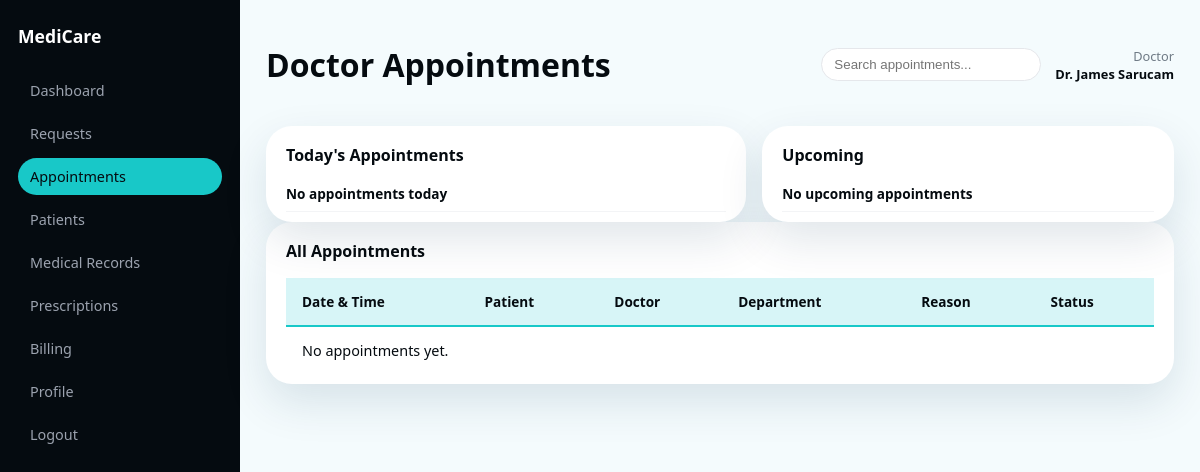
/medicare-clinic/index.php?page=staff-appointments (signed in), run on an earlier commit of the app's database.
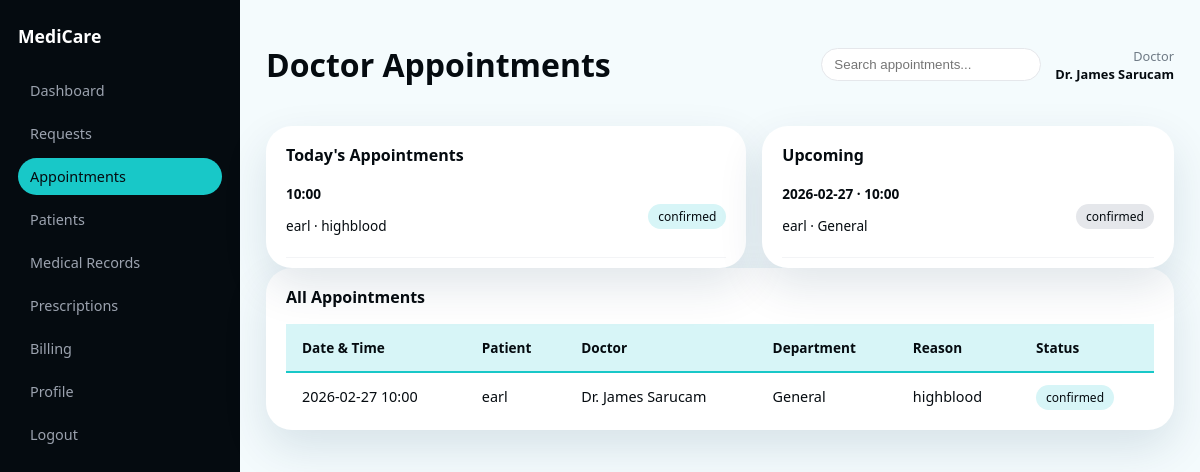
And on a later commit of the database.
### tables this page shows
CREATE TABLE appointments (
            id INTEGER PRIMARY KEY AUTOINCREMENT,
            patient_id INTEGER NOT NULL,
            doctor_id INTEGER NOT NULL,
            appointment_date TEXT NOT NULL,
            appointment_time TEXT NOT NULL,
            reason TEXT,
            department TEXT,
            status TEXT DEFAULT 'pending',
            created_at TEXT DEFAULT CURRENT_TIMESTAMP,
            FOREIGN KEY (patient_id) REFERENCES users(id),
            FOREIGN KEY (doctor_id) REFERENCES users(id)
        );

### medicare-clinic/config/auth.php (called while the page is built, shortened)
<?php
function current_user()
{
    return $_SESSION['user'] ?? null;
}
function current_role(): ?string
{
    $user = current_user();
    return $user['role'] ?? null;
}

### medicare-clinic/app/views/layouts/staff_sidebar.php (called while the page is built, shortened)
<?php
function render_staff_sidebar(): string
{
    $rawRole = current_role() ?? 'staff';
    $role = ucfirst($rawRole);
    ?>
    <?php
    return ob_get_clean();
}

### medicare-clinic/app/views/staff/appointments.php (the view, shortened to what the changed rows need)
<?php
require __DIR__ . '/../layouts/staff_sidebar.php';
$pdo = $GLOBALS['pdo'] ?? null;
$user = current_user();
$role = ucfirst(current_role() ?? 'Staff');
$rawRole = current_role() ?? null;
$appointments = [];
$today = date('Y-m-d');
if ($pdo) {
    if ($rawRole === 'doctor' && !empty($user['id'])) {
        $stmt = $pdo->prepare("
            SELECT a.*, u1.name as patient_name, u2.name as doctor_name
            FROM appointments a
            JOIN users u1 ON a.patient_id = u1.id
            JOIN users u2 ON a.doctor_id = u2.id
            WHERE a.doctor_id = ?
            ORDER BY a.appointment_date, a.appointment_time
        ");
        $stmt->execute([(int) $user['id']]);
        $appointments = $stmt->fetchAll(PDO::FETCH_ASSOC);
    }
}
$todayAppointments = array_filter($appointments, fn($a) => $a['appointment_date'] === $today);
$upcoming = array_filter($appointments, fn($a) => $a['appointment_date'] >= $today && !in_array($a['status'], ['cancelled', 'completed'], true));
?>
<div class="app-shell">
    <main class="main-content">
        <header class="main-header">
            <h1><?php echo $role; ?> Appointments</h1>
        </header>
        <section class="grid-2">
            <div class="panel">
                <ul class="appointment-list compact">
                    <?php foreach (array_slice($todayAppointments, 0, 10) as $a): ?>
                    <li>
                        <div>
                            <strong><?php echo htmlspecialchars($a['appointment_time']); ?></strong>
                            <p><?php echo htmlspecialchars($a['patient_name']); ?> · <?php echo htmlspecialchars($a['reason'] ?: '—'); ?></p>
                        </div>
                        <span class="badge <?php echo $a['status'] === 'confirmed' ? 'cyan' : ''; ?>"><?php echo htmlspecialchars($a['status']); ?></span>
                    </li>
                    <?php endforeach; ?>
                    <?php if (empty($todayAppointments)): ?>
                    <li><div><strong>No appointments today</strong></div></li>
                    <?php endif; ?>
                </ul>
            </div>
            <div class="panel">
                <ul class="appointment-list compact">
                    <?php foreach (array_slice($upcoming, 0, 5) as $a): ?>
                    <li>
                        <div>
                            <strong><?php echo htmlspecialchars($a['appointment_date']); ?> · <?php echo htmlspecialchars($a['appointment_time']); ?></strong>
                            <p><?php echo htmlspecialchars($a['patient_name']); ?> · <?php echo htmlspecialchars($a['department'] ?? '—'); ?></p>
                        </div>
                        <span class="badge"><?php echo htmlspecialchars($a['status']); ?></span>
                    </li>
                    <?php endforeach; ?>
                    <?php if (empty($upcoming)): ?>
                    <li><div><strong>No upcoming appointments</strong></div></li>
                    <?php endif; ?>
                </ul>
            </div>
        </section>
        <section class="panel">
            <table class="data-table">
                <thead>
                    <tr>
                        <th>Date & Time</th>
                        <th>Patient</th>
                        <th>Doctor</th>
                        <th>Department</th>
                        <th>Reason</th>
                        <th>Status</th>
                    </tr>
                </thead>
                <tbody>
                    <?php foreach ($appointments as $a): ?>
                    <tr>
                        <td><?php echo htmlspecialchars($a['appointment_date']); ?> <?php echo htmlspecialchars($a['appointment_time']); ?></td>
                        <td><?php echo htmlspecialchars($a['patient_name'] ?? '—'); ?></td>
                        <td><?php echo htmlspecialchars($a['doctor_name'] ?? '—'); ?></td>
                        <td><?php echo htmlspecialchars($a['department'] ?? '—'); ?></td>
                        <td><?php echo htmlspecialchars($a['reason'] ?? '—'); ?></td>
                        <td><span class="badge <?php echo $a['status'] === 'confirmed' || $a['status'] === 'completed' ? 'cyan' : ''; ?>"><?php echo htmlspecialchars($a['status']); ?></span></td>
                    </tr>
                    <?php endforeach; ?>
                    <?php if (empty($appointments)): ?>
                    <tr><td colspan="6">No appointments yet.</td></tr>
                    <?php endif; ?>
                </tbody>
            </table>
        </section>
    </main>
</div>

What changed in the data, as far as the page shows it:
added appointments: appointment_time "10:00", patient_name "earl", reason "highblood", status "confirmed", appointment_date "2026-02-27", department "General", doctor_name "Dr. James Sarucam"
Also different on the page:
text no longer shown: "No appointments today No upcoming appointments No appointments yet."
